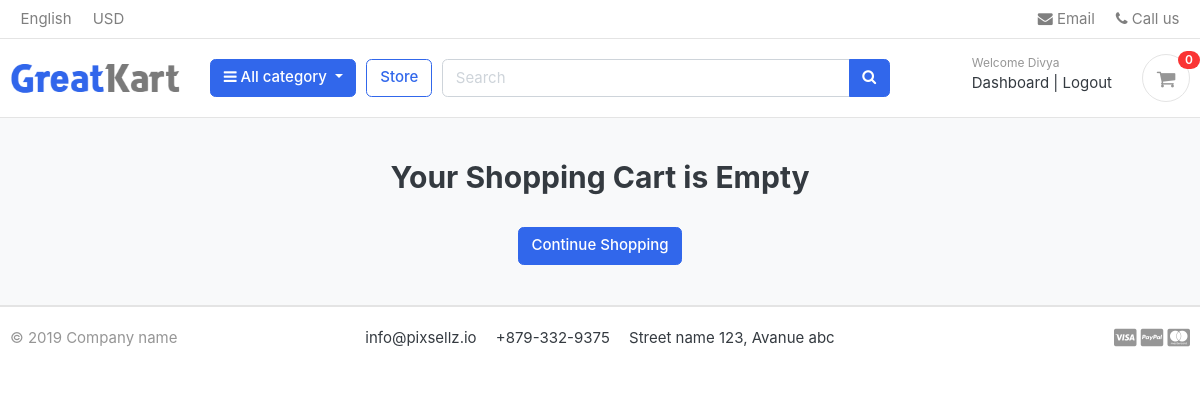
/cart/ (signed in), run on an earlier commit of the app's database.
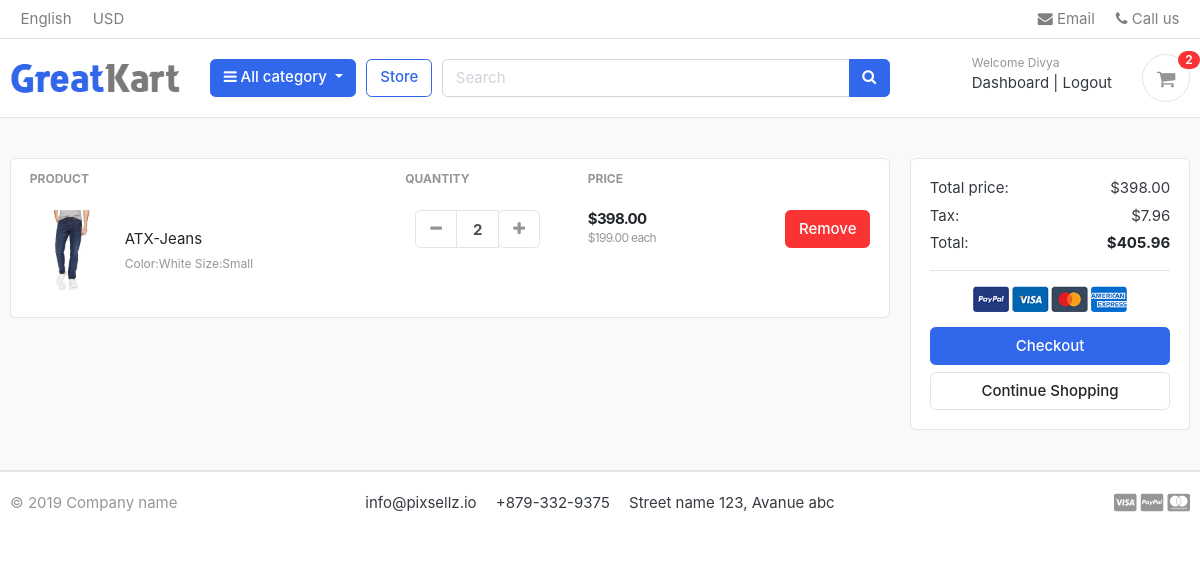
And on a later commit of the database.
### carts/models.py (models this page shows, shortened)
class CartItem(models.Model):
    user = models.ForeignKey(Account,on_delete=models.CASCADE,null=True)
    product = models.ForeignKey(Product,on_delete=models.CASCADE)
    variation = models.ManyToManyField(Variation, blank=True)
    cart = models.ForeignKey(Cart,on_delete=models.CASCADE,null=True)
    quantity = models.IntegerField()
    is_active = models.BooleanField(default=True)
    def sub_total(self):
        return self.product.price * self.quantity

### store/models.py (models this page shows, shortened)
class Product(models.Model):
    product_name = models.CharField(max_length=200,unique=True)
    slug = models.SlugField(max_length=200,unique=True)
    description= models.TextField(max_length=500,blank=True)
    price = models.IntegerField()
    images = models.ImageField(upload_to='photos/products')
    stock = models.IntegerField()
    is_available = models.BooleanField(default=True)
    category = models.ForeignKey('category.Category',on_delete=models.CASCADE)
    created_date = models.DateTimeField(auto_now_add=True)
    modified_date = models.DateTimeField(auto_now=True)
    def get_url(self):
        return reverse('product_detail',args=[self.category.slug,self.slug])

class Variation(models.Model):
    product = models.ForeignKey(Product,on_delete=models.CASCADE)
    variation_category = models.CharField(max_length=100, choices=variation_category_choice)
    variation_value = models.CharField(max_length=100)
    is_active = models.BooleanField(default=True)
    created_date = models.DateTimeField(auto_now_add=True)
    objects = VariationManager()

### carts/views.py (the view)
# urls.py: path('',views.cart, name='cart'),
def cart(request,total=0,quantity=0,cart_items=None):
    try:
        tax =0
        grand_total = 0
        if request.user.is_authenticated:
            cart_items = CartItem.objects.filter(user = request.user, is_active=True)
        else:
            cart = Cart.objects.get(cart_id=_cart_id(request))
            cart_items = CartItem.objects.filter(cart=cart, is_active=True) # get the cart items using the cart and is_active=True
        for cart_item in cart_items:
            total += (cart_item.product.price * cart_item.quantity) # calculate the total price of the cart items
            quantity += cart_item.quantity # calculate the total quantity of the cart items
        tax = (2 * total)/100 # calculate the tax of the cart items
        grand_total = total + tax # calculate the total price of the cart items including tax
    except (Cart.DoesNotExist, ObjectDoesNotExist):
        pass # just ignore the exception and continue
    context ={
        'total': total,
        'quantity': quantity,
        'cart_items': cart_items,
        'tax': tax,
        'grand_total': grand_total,
    }
    return render(request,'store/cart.html',context)

### carts/context_processors.py (called while the page is built)
def counter(request):
    cart_count = 0
    if 'admin' in request.path:
        return {}
    else:
        try:
            cart = Cart.objects.filter(cart_id=_cart_id(request))
            if request.user.is_authenticated:
                cart_items=CartItem.objects.all().filter(user= request.user)
            else:
                cart_items = CartItem.objects.all().filter(cart = cart[:1]) # get the cart items using the cart
            for cart_item in cart_items:
                cart_count += cart_item.quantity
        except Cart.DoesNotExist:
            cart_count = 0
    return dict(cart_count=cart_count)

### carts/views.py (called while the page is built)
def _cart_id(request):
    cart = request.session.session_key
    if not cart:
        cart = request.session.create()
    return cart

### category/context_processors.py (called while the page is built)
def menu_links(request):
    links = Category.objects.all()
    return dict(links =links)

### category/models.py (called while the page is built)
    def get_url(self):
            return reverse('products_by_category',args=[self.slug])

### templates/store/cart.html (shortened to what this page needs)
{% extends 'base.html' %}
{% load static %}
{% block content %}
<section class="section-content padding-y bg">
<div class="container">
{% if not cart_items %}
	<h2 class ="text-center"> Your Shopping Cart is Empty</h2>
	<br>
	<div class ="text-center">
	<a href="{% url 'store' %}" class="btn btn-primary">Continue Shopping</a>
	</div>
{% else %}
<div class="row">
	<aside class="col-lg-9">
<div class="card">
<table class="table table-borderless table-shopping-cart">
<thead class="text-muted">
<tr class="small text-uppercase">
  <th scope="col">Product</th>
  <th scope="col" width="120">Quantity</th>
  <th scope="col" width="120">Price</th>
  <th scope="col" class="text-right" width="200"> </th>
</tr>
</thead>
<tbody>
	{% for cart_item in cart_items %}
<tr>
	<td>
		<figure class="itemside align-items-center">
			<div class="aside"><img src="{{ cart_item.product.images.url }}" class="img-sm"></div>
			<figcaption class="info">
				<a href="{{ cart_item.product.get_url }}" class="title text-dark">{{ cart_item.product.product_name}}</a>
				<p class="text-muted small">
					{% if cart_item.variation.all %}
					{% for item in cart_item.variation.all %}
					{{ item.variation_category | capfirst }}:{{ item.variation_value | capfirst }}
					{% endfor %}
					{% endif %}
				</p>
			</figcaption>
		</figure>
	</td>
	<td>
					<div class="col">
						<div class="input-group input-spinner">
							<div class="input-group-prepend">
							<a href="{%url 'remove_cart' cart_item.product.id cart_item.id %}" class="btn btn-light" type="button" id="button-plus"> <i class="fa fa-minus"></i> </a>
							</div>
							<input type="text" class="form-control"  value="{{ cart_item.quantity }}">
							<div class="input-group-append">
								<form action ="{%url 'add_cart' cart_item.product.id %}" method ="POST">
							<button  class="btn btn-light" type="submit" id="button-minus"> <i class="fa fa-plus"></i> </button>
							</form>
							</div>
						</div>
					</div>
	</td>
	<td>
		<div class="price-wrap">
			<var class="price">${{ cart_item.sub_total|floatformat:2 }}</var>
			<small class="text-muted"> ${{ cart_item.product.price|floatformat:2 }} each </small>
		</div>
	</td>
	<td class="text-right">
	<a href="{%url 'remove_cart_item' cart_item.product.id cart_item.id %}" onclick ="return confirm('Are you sure you want to delete this item?')" class="btn btn-danger"> Remove</a>
	</td>
</tr>
{% endfor %}
</tbody>
</table>
</div>
	</aside>
	<aside class="col-lg-3">
		<div class="card">
		<div class="card-body">
			<dl class="dlist-align">
			  <dt>Total price:</dt>
			  <dd class="text-right">${{ total|floatformat:2 }}</dd>
			</dl>
			<dl class="dlist-align">
			  <dt>Tax:</dt>
			  <dd class="text-right"> ${{ tax|floatformat:2 }}</dd>
			</dl>
			<dl class="dlist-align">
			  <dt>Total:</dt>
			  <dd class="text-right text-dark b"><strong>${{ grand_total|floatformat:2 }}</strong></dd>
			</dl>
			<hr>
			<p class="text-center mb-3">
				<img src="{% static 'images/misc/payments.png' %}" height="26">
			</p>
			<a href="{% url 'checkout' %}" class="btn btn-primary btn-block"> Checkout </a>
			<a href="{% url 'store' %}" class="btn btn-light btn-block">Continue Shopping</a>
		</div>
		</div>
</aside>
</div>
{% endif %}
</div>
</section>
 {% endblock  %}

### templates/includes/navbar.html (shortened to what this page needs)
{%load static%}
<header class="section-header">
<nav class="navbar p-md-0 navbar-expand-sm navbar-light border-bottom">
<div class="container">
  <div class="collapse navbar-collapse" id="navbarTop4">
    <ul class="navbar-nav mr-auto">
    	<li class="nav-item dropdown">
		 	<a href="#" class="nav-link">   English </a>
		</li>
		<li class="nav-item dropdown">
			<a href="#" class="nav-link"> USD </a>
		</li>
    </ul>
    <ul class="navbar-nav">
		<li><a href="#" class="nav-link"> <i class="fa fa-envelope"></i> Email </a></li>
		<li><a href="#" class="nav-link"> <i class="fa fa-phone"></i> Call us </a></li>
	</ul>
  </div>
</div>
</nav>
<section class="header-main border-bottom">
	<div class="container">
<div class="row align-items-center">
	<div class="col-lg-2 col-md-3 col-6">
		<a href="{%url 'home' %}" class="brand-wrap">
			<img class="logo" src="{%static 'images/logo.png'%}">
		</a>
	</div>
	<div class="col-lg col-sm col-md col-6 flex-grow-0">
		<div class="category-wrap dropdown d-inline-block float-right">
			<button type="button" class="btn btn-primary dropdown-toggle" data-toggle="dropdown">
				<i class="fa fa-bars"></i> All category
			</button>
		</div>
	</div>
	<a href="{%url 'store' %}" class="btn btn-outline-primary">Store</a>
	<div class="col-lg  col-md-6 col-sm-12 col">
		<form action="{%url 'search' %}" class="search"method ="GET">
			<div class="input-group w-100">
			    <input type="text" class="form-control" style="width:60%;" placeholder="Search" name="keyword">
			    <div class="input-group-append">
			      <button class="btn btn-primary" type="submit">
			        <i class="fa fa-search"></i>
			      </button>
			    </div>
		    </div>
		</form>
	</div>
	<div class="col-lg-3 col-sm-6 col-8 order-2 order-lg-3">
				<div class="d-flex justify-content-end mb-3 mb-lg-0">
					{% if user.id is  None %}
					<div class="widget-header">
						<small class="title text-muted">Welcome guest!</small>
						<div>
							<a href="{% url 'login' %}">Sign in</a> <span class="dark-transp"> | </span>
							<a href="{% url 'register' %}"> Register</a>
						</div>
					</div>
					{% else %}
					<div class="widget-header">
						<small class="title text-muted">Welcome {{ user.first_name }}</small>
						<div>
							<a href="{% url 'dashboard' %}">Dashboard</a> <span class="dark-transp"> | </span>
							<a href="{% url 'logout' %}">Logout</a>
						</div>
					</div>
					{% endif %}
					<a href="{% url 'cart' %}" class="widget-header pl-3 ml-3">
						<div class="icon icon-sm rounded-circle border"><i class="fa fa-shopping-cart"></i></div>
						<span class="badge badge-pill badge-danger notify">{{ cart_count }}</span>
					</a>
				</div>
			</div>
</div>
	</div>
</section>
</header>

What changed in the data, as far as the page shows it:
added CartItem: product.images (picture), product.product_name "ATX-Jeans", quantity "2", sub_total "398.00", product.price "199.00"
now on this page (row unchanged): Variation: variation_category "Color", variation_value "White"
now on this page (row unchanged): Variation: variation_category "Size", variation_value "Small"
Also different on the page:
{{ cart_count }}: "0" → "2"
{{ total|floatformat:2 }}: (not shown) → "398.00"
{{ tax|floatformat:2 }}: (not shown) → "7.96"
{{ grand_total|floatformat:2 }}: (not shown) → "405.96"
text no longer shown: "Your Shopping Cart is Empty"
text now shown: "PRODUCT QUANTITY PRICE Total price: $ Tax: $ Total: $ Checkout"
